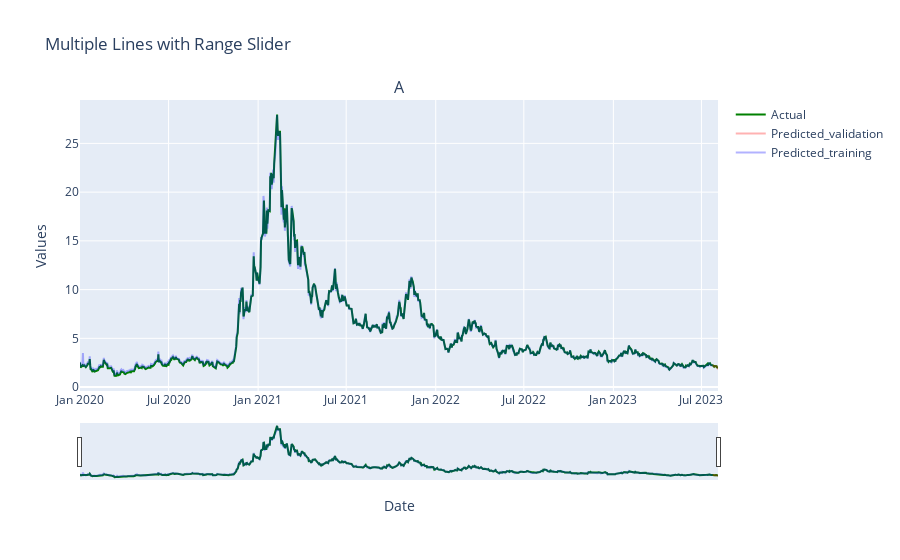

The code cell stored with this chart in its notebook:
### Markdown cell above
Now we plot the actual train and test data, as well as the predicted train and test data.

### Code cell
# Obtain dates for each set
x_ = list(df.index)
x_train = x_[:(len(predictions_train)+1)]
x_valid = x_[-n_test:]

# Create a subplot with a rangeslider
fig = make_subplots(rows=1, 
                    cols=1,
                    shared_xaxes=True, 
                    vertical_spacing=0.02, 
                    subplot_titles=("Actual vs Predicted Values at Close"))

# Add traces for each line
fig.add_trace(go.Scatter(x=x_, y=df['close'], opacity = 1.0,
                         mode='lines', 
                         name='Actual', line=dict(color='green')))
fig.add_trace(go.Scatter(x=x_valid, y=predictions, opacity = 0.3,
                         mode='lines', 
                         name='Predicted_validation', line=dict(color='red')))
fig.add_trace(go.Scatter(x=x_train, y=predictions_train, opacity = 0.3,
                         mode='lines', 
                         name='Predicted_training', line=dict(color='blue')))

# Set the layout properties
fig.update_layout(title='Multiple Lines with Range Slider',
                  xaxis_title='Date',
                  yaxis_title='Values',
                  xaxis_rangeslider_visible=True)

# Show the plot
fig.show()

### Figure 1 — Plotly figure (JSON) as saved in the notebook; plotly's stock layout.template omitted (floating-point values rounded to 4 significant figures; data arrays with more than 128 entries replaced by an {"elided": "..."} marker saying what was removed)
{"data": [{"line": {"color": "green"}, "mode": "lines", "name": "Actual", "opacity": 1, "type": "scatter", "x": {"elided": "938 str values"}, "y": {"elided": "938 float values"}}, {"line": {"color": "red"}, "mode": "lines", "name": "Predicted_validation", "opacity": 0.3, "type": "scatter", "x": ["2023-07-24T00:00:00", "2023-07-25T00:00:00", "2023-07-26T00:00:00", "2023-07-27T00:00:00", "2023-07-28T00:00:00", "2023-07-31T00:00:00", "2023-08-01T00:00:00", "2023-08-02T00:00:00", "2023-08-03T00:00:00", "2023-08-04T00:00:00"], "y": [2.252, 2.202, 2.134, 2.136, 2.095, 2.151, 2.142, 2.094, 1.957, 2.012]}, {"line": {"color": "blue"}, "mode": "lines", "name": "Predicted_training", "opacity": 0.3, "type": "scatter", "x": {"elided": "930 str values"}, "y": {"elided": "929 float values"}}], "layout": {"annotations": [{"font": {"size": 16}, "showarrow": false, "text": "A", "x": 0.5, "xanchor": "center", "xref": "paper", "y": 1, "yanchor": "bottom", "yref": "paper"}], "title": {"text": "Multiple Lines with Range Slider"}, "xaxis": {"anchor": "y", "domain": [0, 1], "rangeslider": {"visible": true}, "title": {"text": "Date"}}, "yaxis": {"anchor": "x", "domain": [0, 1], "title": {"text": "Values"}}}}
